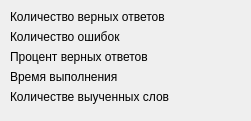
<?xml version="1.0" encoding="UTF-8"?>
<ui version="4.0">
 <class>Dialog</class>
 <widget class="QDialog" name="Dialog">
  <property name="geometry">
   <rect>
    <x>0</x>
    <y>0</y>
    <width>251</width>
    <height>121</height>
   </rect>
  </property>
  <property name="windowTitle">
   <string>Dialog</string>
  </property>
  <widget class="QWidget" name="formLayoutWidget">
   <property name="geometry">
    <rect>
     <x>10</x>
     <y>10</y>
     <width>231</width>
     <height>106</height>
    </rect>
   </property>
   <layout class="QFormLayout" name="formLayout">
    <item row="0" column="0">
     <widget class="QLabel" name="label">
      <property name="text">
       <string>Количество верных ответов</string>
      </property>
     </widget>
    </item>
    <item row="0" column="1">
     <widget class="QLabel" name="correct_words_count">
      <property name="text">
       <string/>
      </property>
     </widget>
    </item>
    <item row="1" column="0">
     <widget class="QLabel" name="label_2">
      <property name="text">
       <string>Количество ошибок</string>
      </property>
     </widget>
    </item>
    <item row="1" column="1">
     <widget class="QLabel" name="errors_count">
      <property name="text">
       <string/>
      </property>
     </widget>
    </item>
    <item row="2" column="0">
     <widget class="QLabel" name="label_3">
      <property name="text">
       <string>Процент верных ответов</string>
      </property>
     </widget>
    </item>
    <item row="2" column="1">
     <widget class="QLabel" name="correctness_percentage">
      <property name="text">
       <string/>
      </property>
     </widget>
    </item>
    <item row="3" column="0">
     <widget class="QLabel" name="label_4">
      <property name="text">
       <string>Время выполнения</string>
      </property>
     </widget>
    </item>
    <item row="3" column="1">
     <widget class="QLabel" name="train_time">
      <property name="text">
       <string/>
      </property>
     </widget>
    </item>
    <item row="4" column="0">
     <widget class="QLabel" name="label_5">
      <property name="text">
       <string>Количестве выученных слов</string>
      </property>
     </widget>
    </item>
    <item row="4" column="1">
     <widget class="QLabel" name="learned_count">
      <property name="text">
       <string/>
      </property>
     </widget>
    </item>
   </layout>
  </widget>
 </widget>
 <resources/>
 <connections/>
</ui>
